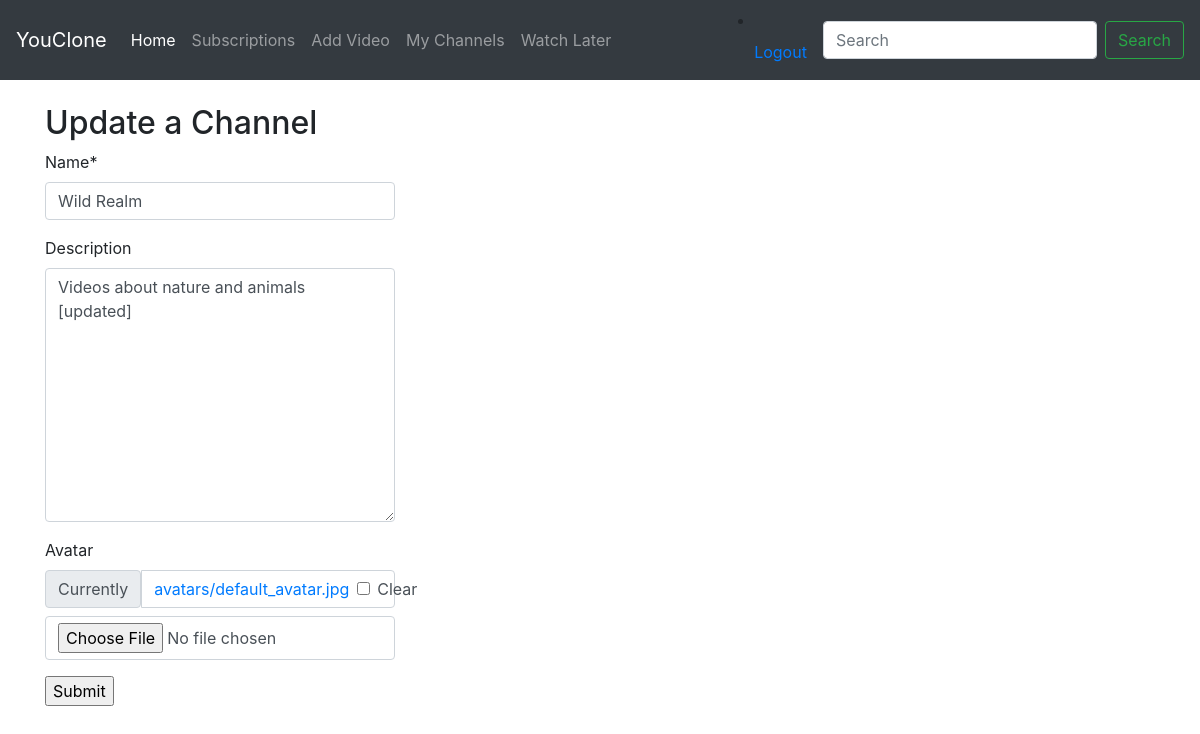
Page /channel4/update (signed in) on the committed database.
### channel/models.py (models this page shows, shortened)
class Channel(models.Model):
    DEFAULT_AVATAR = 'avatars/default_avatar.jpg'
    name = models.CharField(max_length=30)
    user = models.ForeignKey(User, null=True, on_delete=models.CASCADE)
    description = models.TextField(max_length=5000, blank=True)
    subscribers = models.ManyToManyField(User, related_name='channel_subscribers', blank=True)
    creation_date = models.DateTimeField(auto_now_add=True)
    avatar = models.ImageField(default=DEFAULT_AVATAR, upload_to='avatars/', blank=True, null=True)

### channel/views.py (the view)
# urls.py: path('channel<int:pk>/update', views.channel_update, name='channel-update'),
def channel_update(request, pk):
    channel = get_object_or_404(Channel, pk=pk)
    if request.user != channel.user:
        raise Http404('Unable to update channel, you are not the creator')
    form = ChannelForm(request.POST or None, request.FILES or None, instance=channel)
    if request.method == 'POST':
        if form.is_valid():
            form.instance.user = request.user
            form.save()
            return redirect(form.instance.get_absolute_url())
    return render(request, 'channel/channel_update.html', {'form': form})

### channel/forms.py
class ChannelForm(forms.ModelForm):
    class Meta:
        model = Channel
        fields = ['name', 'description', 'avatar']

### channel/templates/channel/channel_update.html (shortened to what this page needs)
{% extends 'video/base.html' %}
{% load crispy_forms_tags %}
{% block content %}
    <section class="container mt-4">
        <h2>Update a Channel</h2>
        <div class="row">
            <div class="col-md-4 mb-4">
                <form method="POST" enctype="multipart/form-data">
                    {{ form|crispy }}
                    <input type="submit">
                </form>
                </div>
            </div>
    </section>
{% endblock %}

### rows in the picture
Channel: name "Wild Realm", description "Videos about nature and animals [updated]"
